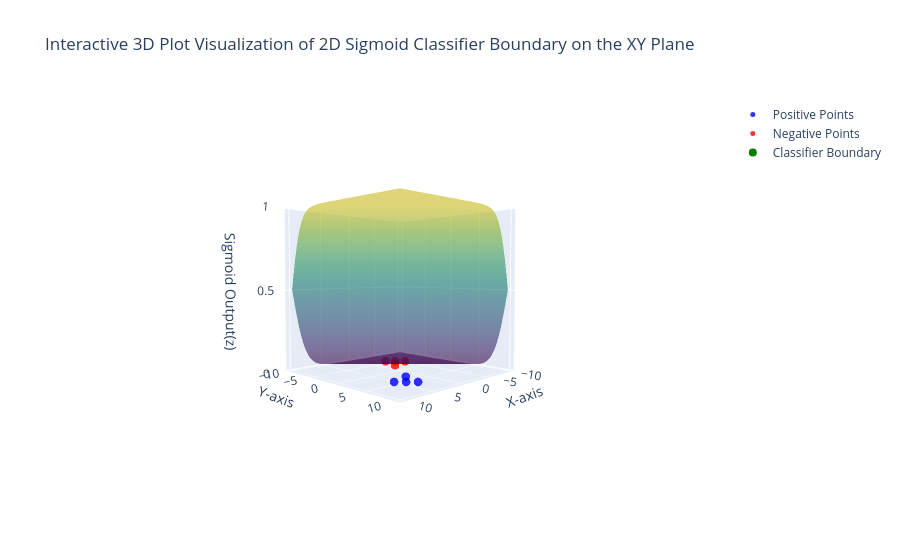

Notebook code for this chart:
### Code cell
# Create a grid of 'x' and 'y' values
x = np.linspace(-10, 10, 100)
y = np.linspace(-10, 10, 100)
X, Y = np.meshgrid(x, y)

# Define weights nd bias for the 2D classifier
w1, w2, b = 1, 1, 0 # These can be adjusted to see different decision boundaries as needed

# Compute 'z' as a linear combination of 'x' and 'y'
Z = w1 * X + w2 * Y + b

# Evaluate the sigmoid function on 'z'
S = sigmoid(Z)

# Create a trace for positive points on the XY plane
positive_trace = go.Scatter3d(
    x=positive_points[:, 0],
    y=positive_points[:, 1],
    z=np.full(positive_points.shape[0], 0),
    mode='markers',
    marker=dict(size=5, color='blue', opacity=0.8),
    name='Positive Points'
)

# Create trace for negative points on the XY plane
negative_trace = go.Scatter3d(
    x=negative_points[:, 0],
    y=negative_points[:, 1],
    z=np.full(negative_points.shape[0], 0),
    mode='markers',
    marker=dict(size=5, color='red', opacity=0.8),
    name='Negative Points'
)

# Create the surface trace for the sigmoid function
sigmoid_surface = go.Surface(
    x=X,
    y=Y,
    z=S,
    opacity=0.6,
    colorscale='Viridis',
    name='Sigmoid Surface',
    showscale=False
)

# Create trace for classifier boundary plane at z=0.5
boundary_plane = go.Scatter3d(
    x=X,
    y=Y,
    z=np.full_like(X, 0.5),
    mode='lines',
    line=dict(color='green', width=6),
    name='Classifier Boundary'
)

# Create figure object
fig = go.Figure(data=[positive_trace, negative_trace, sigmoid_surface, boundary_plane])

# Update layout to rotate the view
fig.update_layout(
    title='Interactive 3D Plot Visualization of 2D Sigmoid Classifier Boundary on the XY Plane',
    scene=dict(
        xaxis_title='X-axis',
        yaxis_title='Y-axis',
        zaxis_title='Sigmoid Output(z)',
        zaxis=dict(nticks=4, range=[0, 1]),
        camera=dict(up=dict(x=0, y=0, z=1), eye=dict(x=2, y=2, z=0.1)))
)

### Figure 1 — Plotly figure (JSON) as saved in the notebook; plotly's stock layout.template omitted (floating-point values rounded to 4 significant figures; data arrays with more than 128 entries replaced by an {"elided": "..."} marker saying what was removed)
{"data": [{"marker": {"color": "blue", "opacity": 0.8, "size": 5}, "mode": "markers", "name": "Positive Points", "type": "scatter3d", "x": [2, 4, 3, 5], "y": [3, 5, 6, 4], "z": [0, 0, 0, 0]}, {"marker": {"color": "red", "opacity": 0.8, "size": 5}, "mode": "markers", "name": "Negative Points", "type": "scatter3d", "x": [-2, -4, -3, -5], "y": [-3, -5, -6, -4], "z": [0, 0, 0, 0]}, {"colorscale": [[0, "#440154"], [0.1111, "#482878"], [0.2222, "#3e4989"], [0.3333, "#31688e"], [0.4444, "#26828e"], [0.5556, "#1f9e89"], [0.6667, "#35b779"], [0.7778, "#6ece58"], [0.8889, "#b5de2b"], [1, "#fde725"]], "name": "Sigmoid Surface", "opacity": 0.6, "showscale": false, "type": "surface", "x": {"elided": "100x100 float values"}, "y": {"elided": "100x100 float values"}, "z": {"elided": "100x100 float values"}}, {"line": {"color": "green", "width": 6}, "mode": "markers", "name": "Classifier Boundary", "type": "scatter3d", "x": {"elided": "100x100 float values"}, "y": {"elided": "100x100 float values"}, "z": {"elided": "100x100 float values"}}], "layout": {"scene": {"camera": {"eye": {"x": 2, "y": 2, "z": 0.1}, "up": {"x": 0, "y": 0, "z": 1}}, "xaxis": {"title": {"text": "X-axis"}}, "yaxis": {"title": {"text": "Y-axis"}}, "zaxis": {"nticks": 4, "range": [0, 1], "title": {"text": "Sigmoid Output(z)"}}}, "title": {"text": "Interactive 3D Plot Visualization of 2D Sigmoid Classifier Boundary on the XY Plane"}}}
